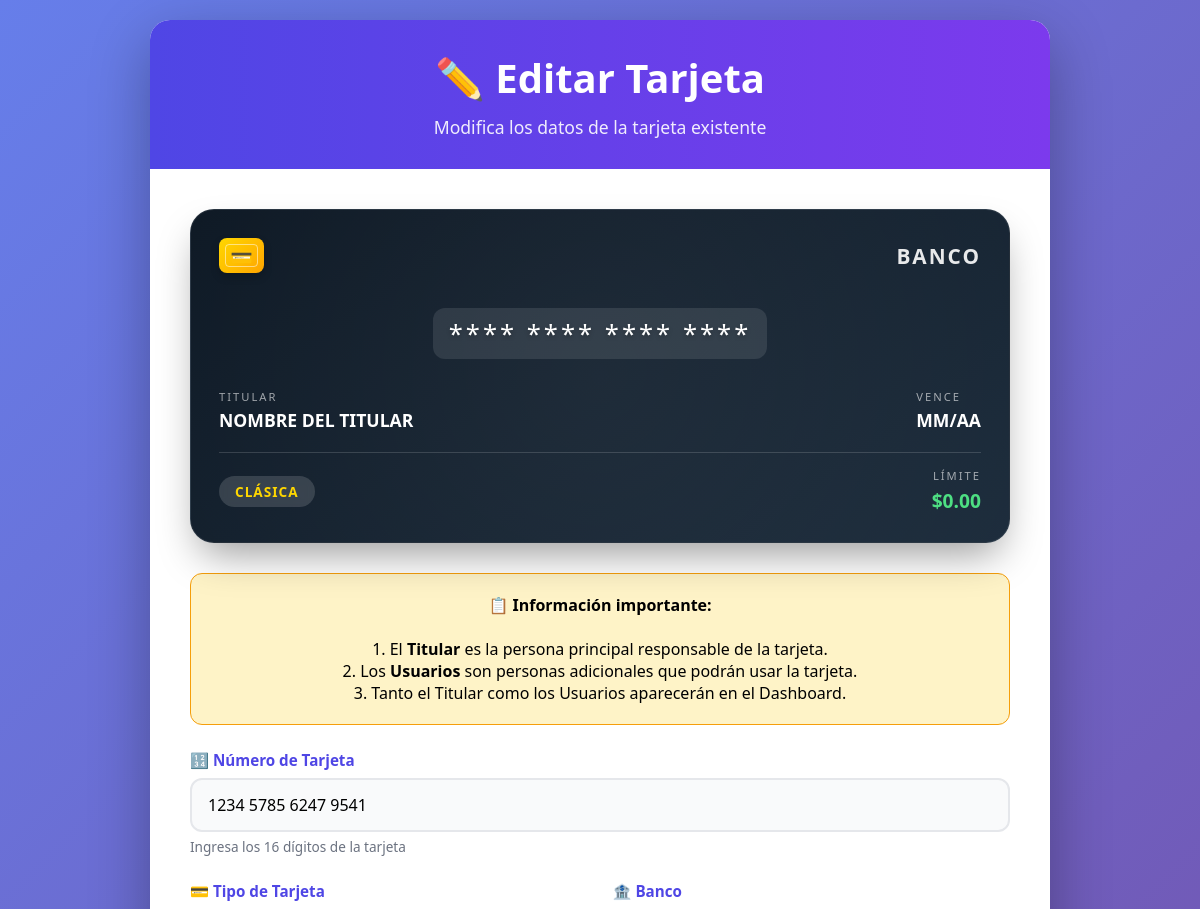
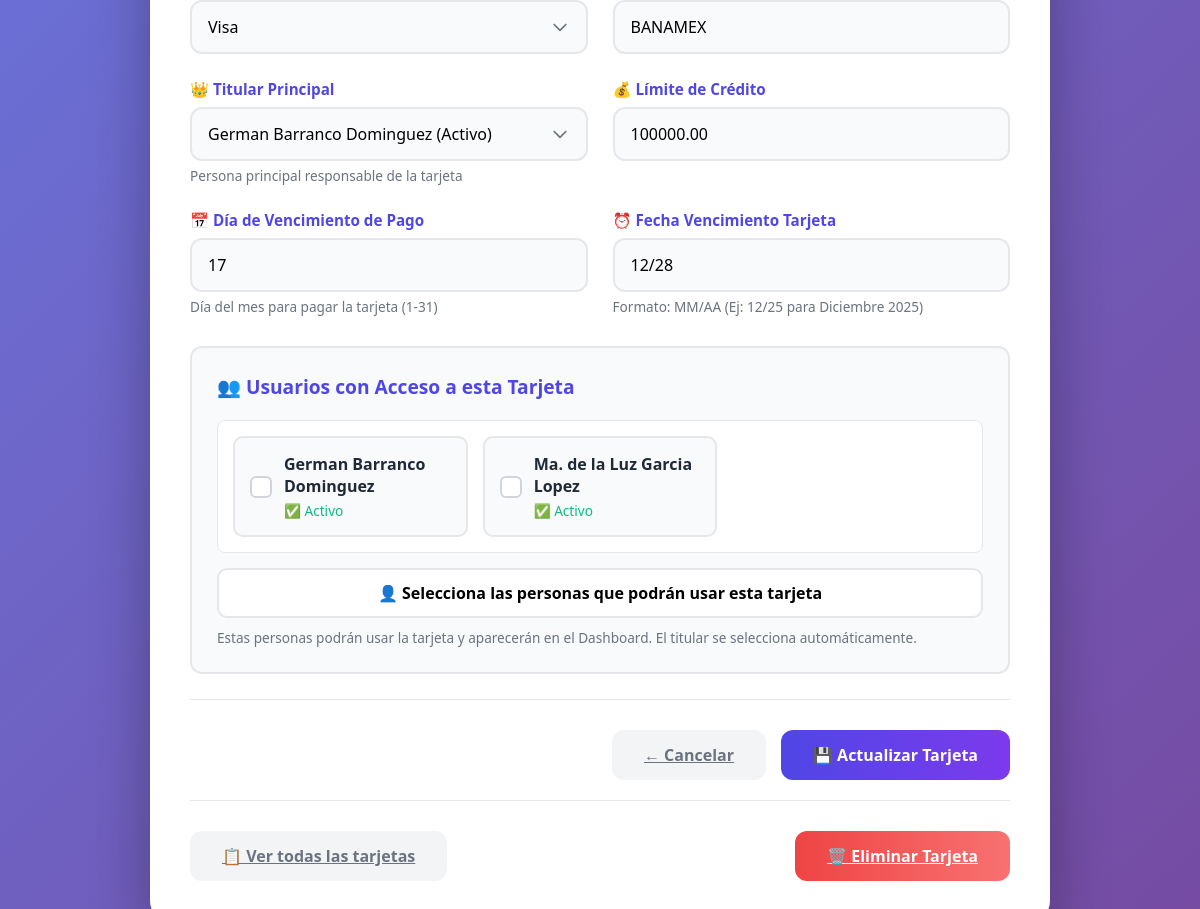
The page /tarjetas/editar/1/ (signed in) on the database its author committed (2 pictures, top to bottom).
### tarjetas_app/models.py (models this page shows, shortened)
class Tarjeta(models.Model):
    TIPO_CHOICES = [
        ('VISA', 'Visa'),
        ('MASTERCARD', 'MasterCard'),
        ('AMEX', 'American Express'),
        ('OTRO', 'Otro'),
    ]
    numero = models.CharField(max_length=19, unique=True, verbose_name="Número de tarjeta")
    tipo = models.CharField(max_length=20, choices=TIPO_CHOICES, default='VISA', verbose_name="Tipo de tarjeta")
    banco = models.CharField(max_length=100, verbose_name="Nombre del banco")
    titular = models.ForeignKey(Persona, on_delete=models.CASCADE, related_name='tarjetas_titular', verbose_name="Titular principal", null=True, blank=True)
    fecha_vencimiento_pago = models.IntegerField(help_text="Día del mes (1-31) para el pago",default=15)  # ← VALOR POR DEFECTO)
    fecha_vencimiento_tarjeta = models.DateField(
        verbose_name="Fecha de vencimiento de la tarjeta (MM/AA)",
        null=True,  # 🔴 PERMITIR NULL TEMPORALMENTE
        blank=True,  # 🔴 PERMITIR VACÍO EN FORMULARIOS
        default=date.today() + timedelta(days=365*3),  # 🔴 VALOR POR DEFECTO: 3 años
        help_text="Formato: MM/AA (Ej: 12/25 para Diciembre 2025)"
    )
    limite_credito = models.DecimalField(max_digits=12, decimal_places=2, verbose_name="Límite de crédito", default=0)
    saldo_actual = models.DecimalField(max_digits=12, decimal_places=2, verbose_name="Saldo actual", default=0)
    usuarios = models.ManyToManyField(Persona, verbose_name="Personas que la usan")
    activa = models.BooleanField(default=True, verbose_name="Tarjeta activa")
    fecha_creacion = models.DateTimeField(auto_now_add=True, verbose_name="Fecha de creación")
    class Meta:
        verbose_name = "Tarjeta"
        verbose_name_plural = "Tarjetas"
        ordering = ['banco', 'numero']

class Persona(models.Model):
    nombre = models.CharField(max_length=100, verbose_name="Nombre completo")
    activo = models.BooleanField(default=True, verbose_name="Activo")
    fecha_registro = models.DateField(auto_now_add=True, verbose_name="Fecha de registro")
    email = models.EmailField(blank=True, verbose_name="Correo electrónico")
    telefono = models.CharField(max_length=20, blank=True, verbose_name="Teléfono")
    class Meta:
        verbose_name = "Persona"
        verbose_name_plural = "Personas"
        ordering = ['nombre']
    def __str__(self):
        return f"{self.nombre} ({'Activo' if self.activo else 'Inactivo'})"

### tarjetas_app/views.py (the view)
# urls.py: path('tarjetas/editar/<int:tarjeta_id>/', views.editar_tarjeta, name='editar_tarjeta'),
@login_required
def editar_tarjeta(request, tarjeta_id):
    tarjeta = get_object_or_404(Tarjeta, id=tarjeta_id)
    todas_las_personas = Persona.objects.filter(activo=True)
    usuarios_asignados = tarjeta.usuarios.values_list('id', flat=True)
    if request.method == 'POST':
        form = TarjetaForm(request.POST, instance=tarjeta)
        fecha_mm_aa = request.POST.get('fecha_vencimiento_tarjeta_mm_aa', '')
        fecha_convertida = convertir_fecha_vencimiento(fecha_mm_aa)
        post_data = request.POST.copy()
        post_data['fecha_vencimiento_tarjeta'] = fecha_convertida
        form = TarjetaForm(post_data, instance=tarjeta)
        if form.is_valid():
            tarjeta = form.save(commit=False)
            tarjeta.fecha_vencimiento_tarjeta = fecha_convertida
            usuarios_ids = request.POST.get('usuarios_ids', '')
            if usuarios_ids:
                usuarios_ids = [int(id) for id in usuarios_ids.split(',') if id.isdigit()]
                usuarios = Persona.objects.filter(id__in=usuarios_ids)
                tarjeta.save()
                tarjeta.usuarios.set(usuarios)
            else:
                tarjeta.save()
                if tarjeta.titular:
                    tarjeta.usuarios.add(tarjeta.titular)
            messages.success(request, '¡Tarjeta actualizada exitosamente!')
            return redirect('lista_tarjetas')
        else:
            messages.error(request, 'Por favor corrige los errores del formulario.')
    else:
        form = TarjetaForm(instance=tarjeta)
    context = {
        'form': form,
        'tarjeta': tarjeta,
        'todas_las_personas': todas_las_personas,
        'usuarios_asignados': list(usuarios_asignados),
        'es_edicion': True,
    }
    return render(request, 'tarjetas_app/nueva_tarjeta.html', context)

### templates/tarjetas_app/nueva_tarjeta.html (shortened to what this page needs)
<!DOCTYPE html>
<html lang="es">
<head>
</head>
<body>
    <div class="container">
        <div class="header">
            <h1>
                {% if es_edicion %}
                    ✏️ Editar Tarjeta
                {% else %}
                    ➕ Nueva Tarjeta
                {% endif %}
            </h1>
            <p>
                {% if es_edicion %}
                    Modifica los datos de la tarjeta existente
                {% else %}
                    Registra una nueva tarjeta de crédito en el sistema
                {% endif %}
            </p>
        </div>
        <div class="form-container">
            <div class="card-preview" id="cardPreview">
                <div class="card-header">
                    <div class="card-chip"></div>
                    <div class="card-bank" id="preview-bank-name">BANCO</div>
                </div>
                <div class="card-number">
                    <span class="card-number-digits" id="preview-card-number">**** **** **** ****</span>
                </div>
                <div class="card-details-row">
                    <div class="card-holder">
                        <span class="card-label">TITULAR</span>
                        <span class="card-value" id="preview-holder-name">NOMBRE DEL TITULAR</span>
                    </div>
                    <div class="card-expiry">
                        <span class="card-label">VENCE</span>
                        <span class="card-value" id="preview-expiry">MM/AA</span>
                    </div>
                </div>
                <div class="card-footer">
                    <div class="card-type-badge">
                        <span id="preview-type-text">Clásica</span>
                    </div>
                    <div class="card-limit">
                        <span class="card-label">LÍMITE</span>
                        <span class="card-value" id="preview-limit-amount">$0.00</span>
                    </div>
                </div>
            </div>
            <div class="warning-message">
                <strong>📋 Información importante:</strong><br><br>
                1. El <strong>Titular</strong> es la persona principal responsable de la tarjeta.<br>
                2. Los <strong>Usuarios</strong> son personas adicionales que podrán usar la tarjeta.<br>
                3. Tanto el Titular como los Usuarios aparecerán en el Dashboard.
            </div>
            <form method="post" id="tarjetaForm">
                <div class="form-grid">
                    <div class="form-group full-width">
                        <label for="id_numero">🔢 Número de Tarjeta</label>
                        {{ form.numero }}
                        <div class="help-text">Ingresa los 16 dígitos de la tarjeta</div>
                    </div>
                    <div class="form-group">
                        <label for="id_tipo">💳 Tipo de Tarjeta</label>
                        {{ form.tipo }}
                    </div>
                    <div class="form-group">
                        <label for="id_banco">🏦 Banco</label>
                        {{ form.banco }}
                    </div>
                    <div class="form-group">
                        <label for="id_titular">👑 Titular Principal</label>
                        {{ form.titular }}
                        <div class="help-text">Persona principal responsable de la tarjeta</div>
                    </div>
                    <div class="form-group">
                        <label for="id_limite_credito">💰 Límite de Crédito</label>
                        {{ form.limite_credito }}
                    </div>
                    <div class="form-group">
                        <label for="id_fecha_vencimiento_pago">📅 Día de Vencimiento de Pago</label>
                        {{ form.fecha_vencimiento_pago }}
                        <div class="help-text">Día del mes para pagar la tarjeta (1-31)</div>
                    </div>
                    <div class="form-group">
                        <label for="id_fecha_vencimiento_tarjeta_mm_aa">⏰ Fecha Vencimiento Tarjeta</label>
                        {{ form.fecha_vencimiento_tarjeta_mm_aa }}
                        <div class="help-text">Formato: MM/AA (Ej: 12/25 para Diciembre 2025)</div>
                    </div>
                </div>
                <div class="usuarios-seccion">
                    <h3>👥 Usuarios con Acceso a esta Tarjeta</h3>
                    {% if todas_las_personas %}
                    <div class="usuarios-grid" id="usuariosGrid">
                        {% for persona in todas_las_personas %}
                        <div class="usuario-item"
                             data-persona-id="{{ persona.id }}"
                             data-persona-nombre="{{ persona.nombre }}"
                             onclick="seleccionarUsuario(this)">
                            <div class="usuario-checkbox"></div>
                            <div class="usuario-info">
                                <div class="usuario-nombre">{{ persona.nombre }}</div>
                                <div class="usuario-estado {% if persona.activo %}estado-activo{% else %}estado-inactivo{% endif %}">
                                    {% if persona.activo %}✅ Activo{% else %}❌ Inactivo{% endif %}
                                </div>
                            </div>
                        </div>
                        {% endfor %}
                    </div>
                    <div class="usuarios-contador" id="usuariosContador">
                        👤 Selecciona las personas que podrán usar esta tarjeta
                    </div>
                    <div class="help-text" style="margin-top: 10px;">
                        Estas personas podrán usar la tarjeta y aparecerán en el Dashboard. El titular se selecciona automáticamente.
                    </div>
                    {% else %}
                    <div class="warning-message" style="margin: 0;">
                        ⚠️ No hay personas registradas en el sistema.<br>
                        <a href="{% url 'nueva_persona' %}">👉 Crear primera persona</a>
                    </div>
                    {% endif %}
                </div>
                <div class="form-actions">
                    <a href="{% url 'lista_tarjetas' %}" class="btn btn-secondary">
                        ← Cancelar
                    </a>
                    <button type="submit" class="btn btn-primary" id="btnGuardar" {% if not todas_las_personas %}disabled{% endif %}>
                        {% if es_edicion %}
                            💾 Actualizar Tarjeta
                        {% else %}
                            💾 Guardar Tarjeta
                        {% endif %}
                    </button>
                </div>
                {% if es_edicion and tarjeta.pk %}
                <div class="form-actions" style="margin-top: 20px; justify-content: space-between;">
                    <div>
                        <a href="{% url 'lista_tarjetas' %}" class="btn btn-secondary">
                            📋 Ver todas las tarjetas
                        </a>
                    </div>
                    <div style="display: flex; gap: 10px;">
                        <a href="{% url 'eliminar_tarjeta' tarjeta.pk %}" class="btn" style="background: linear-gradient(to right, #ef4444, #f87171); color: white;">
                            🗑️ Eliminar Tarjeta
                        </a>
                    </div>
                </div>
                {% endif %}
            </form>
        </div>
    </div>
</body>
</html>

### rows shown on the page
Tarjeta: numero "1234 5785 6247 9541", tipo "Visa", banco "BANAMEX", titular "German Barranco Dominguez (Activo)", limite_credito "100000.00", fecha_vencimiento_pago "17"
Persona: nombre "German Barranco Dominguez", activo "✅ Activo"
Persona: nombre "Ma. de la Luz Garcia Lopez", activo "✅ Activo"
